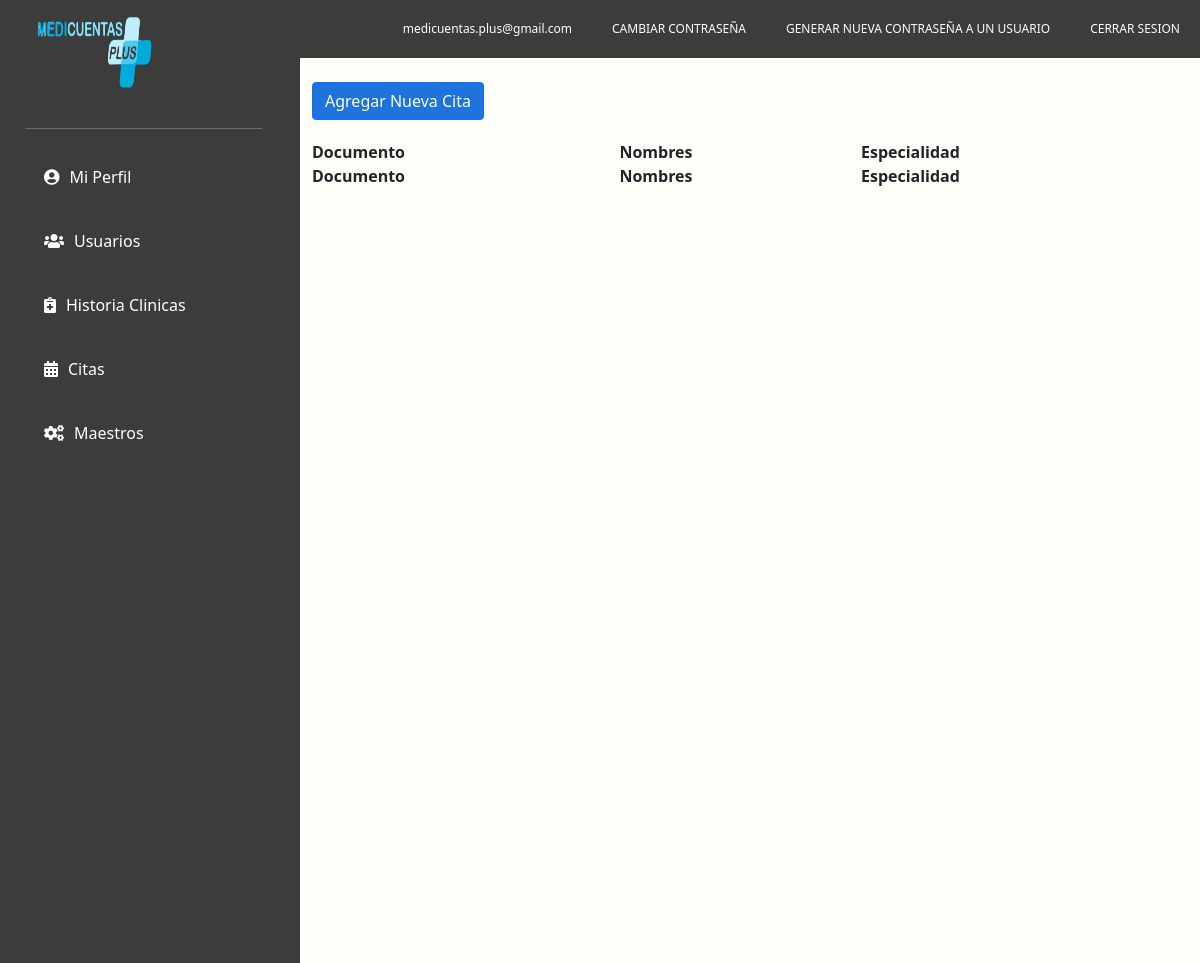
The app's page /citas (signed in), older data.
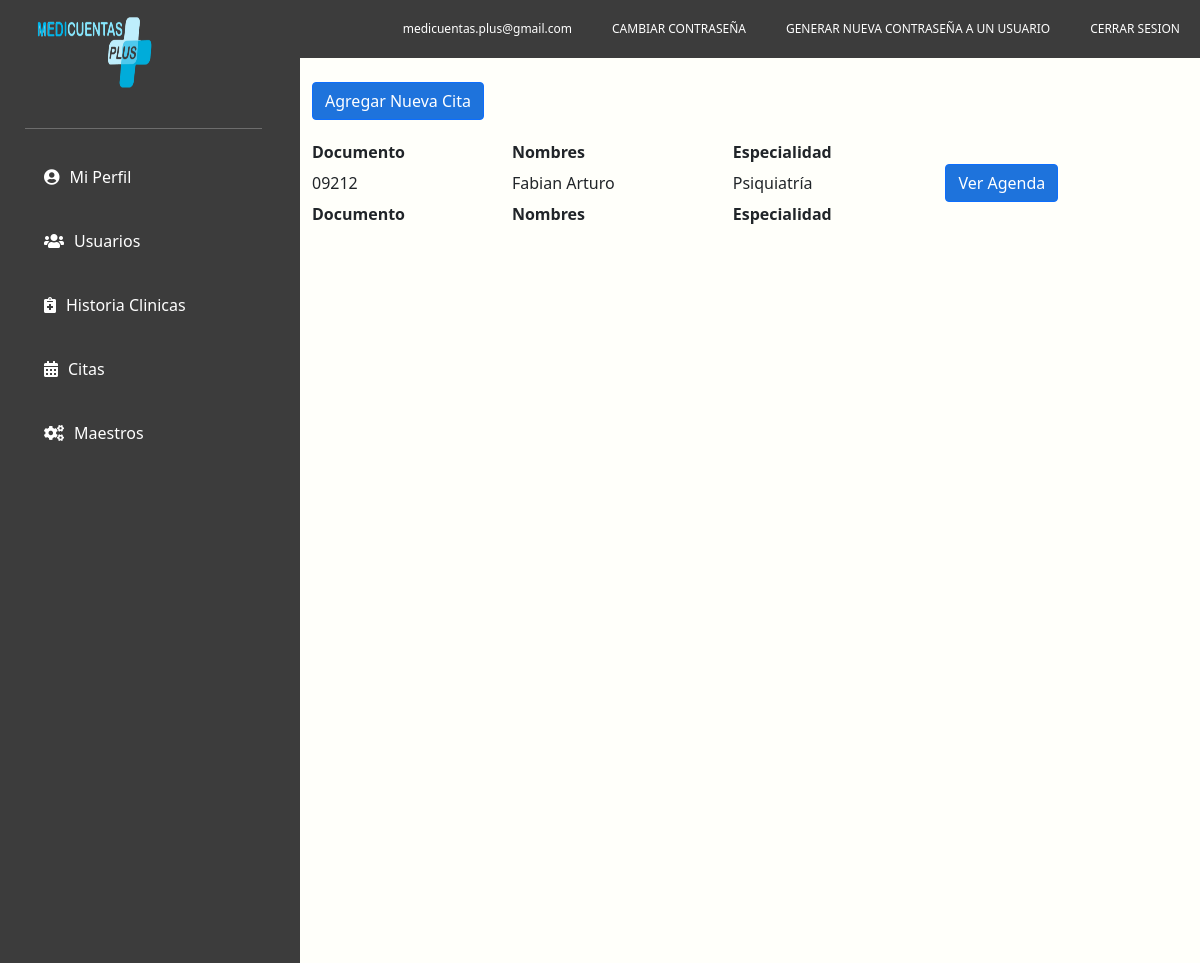
The same page, newer data.
### modelos/models.py (models this page shows)
class Usuario(models.Model):
    primernombre = models.CharField(max_length=1000, blank=True, null=True)
    segundonombre = models.CharField(max_length=1000, blank=True, null=True)
    primerapellido = models.CharField(max_length=1000, blank=True, null=True)
    segundoapellido = models.CharField(max_length=1000, blank=True, null=True)
    usuario = models.CharField(max_length=1000, blank=True, null=True)
    clave = models.TextField(blank=True, null=True)
    tipodocumento= models.CharField(max_length=1000, blank=True, null=True)
    numerodocumento= models.CharField(max_length=1000, blank=True, null=True)
    fechanacimiento = models.DateField(blank=True, null=True)
    edad = models.CharField(max_length=100, blank=True, null=True)
    numerotelefono = models.IntegerField( blank=True, null=True)
    ciudad = models.ForeignKey(Ciudad, on_delete=models.CASCADE,blank=True, null=True)
    especialidad = models.ForeignKey(Especialidad, on_delete=models.CASCADE,blank=True, null=True)
    rol = models.CharField(max_length=500, blank=True , null=True)
    asistente = models.CharField(max_length=500, blank=True, null= True)
    permisoscomentario = models.CharField(max_length=100, blank=True, null= True)
    sexo = models.CharField(max_length=500, blank=True, null= True)
    consultorio = models.CharField(max_length=500, blank=True, null= True)
    estado = models.CharField(max_length=500, blank=True, null= True)

class Especialidad(models.Model):
    especialidad = models.CharField(max_length=1000, blank=True, null=True)

### modelos/views.py (the view, shortened to what this page needs)
# urls.py: path('citas',citas),
def citas(request):
    if request.session.get('validar') == False:
        return redirect('/')
    else:
        citas = []
        cita = []
        usuario = Usuario.objects.get(id=request.session.get('user'))
        if usuario.rol == "Asistente" or usuario.rol == "Prestador":
            if usuario.rol == "Asistente":
                if Usuario.objects.filter(asistente=usuario.primernombre+"-"+usuario.usuario).exists():
                    consulta = Usuario.objects.filter(asistente=usuario.primernombre+"-"+usuario.usuario)
            else:
                consulta = usuario
            especialidad = Especialidad.objects.all()
            clasecita = ["PRIMERA VEZ","CONTROL"]
            sexo = ["MASCULINO","FEMENINO"]
            entidad = Entidad.objects.all()
            tipodocumento = ["CEDULA DE CIUDADANIA","CEDULA DE EXTRANJERIA","TARJETA DE IDENTIDAD","REGISTRO CIVIL","PASAPORTE","MENOR SIN IDENTIFICACION","ADULTO SIN IDENTIDAD"]
            if request.method == "POST":
                if Paciente.objects.filter(numerodocumento=request.POST.get("numerodocumento")).exists():
                    pacientico = Paciente.objects.get(numerodocumento=request.POST.get("numerodocumento"))
                    return render(request,'registrarpacientecita.html',{"especialista":consulta,"sexo":sexo,"usuario":usuario,"paciente":pacientico,"especialidad":especialidad,"entidad":entidad,"clasecita":clasecita})
                else:
                    numerodocu = request.POST.get("numerodocumento")
                    return render(request,'registrarcitas.html',{"especialista":consulta,"sexo":sexo,"usuario":usuario,"especialidad":especialidad,"entidad":entidad,"tipodocumento":tipodocumento,"clasecita":clasecita,"numerodoc":numerodocu,"sesion":request.session.get('validar')})
            if usuario.rol == "Asistente":
                return render(request,'citas.html',{"prestador":consulta,"usuario":usuario,"citasagendadas":citas,"sesion":request.session.get('validar')})
            else:
                if Cita.objects.filter(especialista = consulta).exists():
                    citas = Cita.objects.filter(especialista = consulta)
                    return render(request,'citas.html',{"usuario":usuario,"citasagendadas":citas,"sesion":request.session.get('validar')})
                else:
                    return render(request,'citas.html',{"usuario":usuario,"citasagendadas":citas,"sesion":request.session.get('validar')})
        else:
            prestador = Usuario.objects.filter(rol = "Prestador")
            return render(request,'citas.html',{"prestador":prestador,"usuario":usuario})

### modelos/templates/citas.html (shortened to what this page needs)
<!doctype html>
<html lang="en">
{% load static %}
<head>
    {% load static %}
    {% block head %}
    {% include "head.html" %}
    {% endblock %}
    <link rel="stylesheet" type="text/css" href="https://cdn.datatables.net/v/dt/dt-1.11.2/datatables.min.css" />
</head>
<body>
    <header>
        {% block header %}
        {% include "header.html" %}
        {% endblock %}
    </header>
    <main>
        <div class="container-fluid">
            <div class="row">
                <div class="col-3">
                    {% block main %}
                    {% include "main.html" %}
                    {% endblock %}
                </div>
                <div class="col-9">
                    <div style="margin-bottom: 20px;" class="mt-4">
                        <button style="background-color: #1e73dc;" class="btn btn-primary" data-bs-toggle="modal"
                            data-bs-target="#staticBackdrop" type="button">
                            Agregar Nueva Cita
                        </button>
                    </div>
                    <form method="POST" action="/citas">
                        {%if usuario.rol == 'Administrador' or usuario.rol == 'Asistente'%}
                        <table id="example" class="display nowrap" style="width:100%">
                            <thead>
                                <tr>
                                    <th>Documento</th>
                                    <th>Nombres</th>
                                    <th>Especialidad</th>
                                    <th></th>
                                </tr>
                            </thead>
                            <tbody>
                                {% for pres in prestador%}
                                <tr>
                                    <td>{{pres.numerodocumento}}</td>
                                    <td>{{pres.primernombre}} {{pres.segundonombre}}</td>
                                    <td>
                                        {{pres.especialidad.especialidad}}
                                    </td>
                                    <td>
                                        <a href="/citas/detalles/{{pres.numerodocumento}}" type="submit"
                                            style="background-color: rgb(30, 115, 220); color: white;"
                                            class="btn btn-primary">Ver Agenda</a>
                                    </td>
                                </tr>
                                {% endfor %}
                            </tbody>
                            <tfoot>
                                <tr>
                                    <th>Documento</th>
                                    <th>Nombres</th>
                                    <th>Especialidad</th>
                                    <th></th>
                                </tr>
                            </tfoot>
                        </table>
                        {%endif%}
                    </form>
                </div>
            </div>
        </div>
    </main>
</body>
</html>

Row changes from the older to the newer data that the page shows:
added Usuario: numerodocumento "09212", primernombre "Fabian", segundonombre "Arturo", especialidad.especialidad "Psiquiatría"
